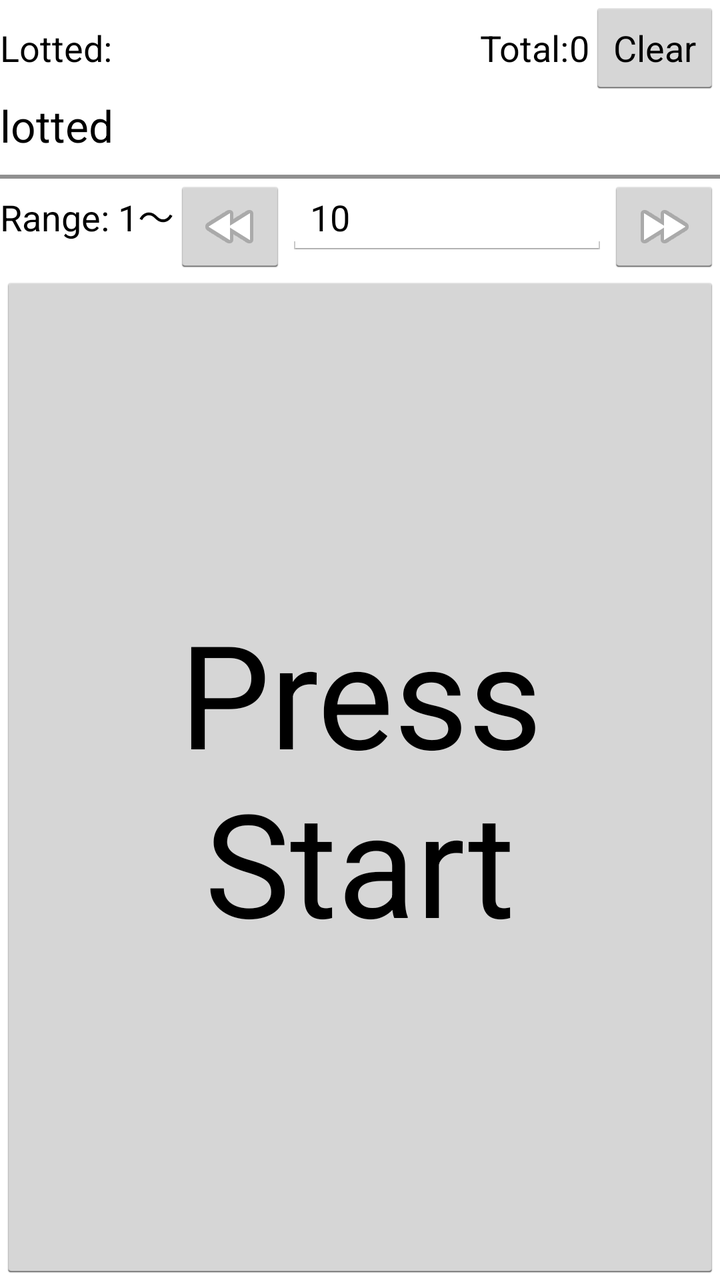
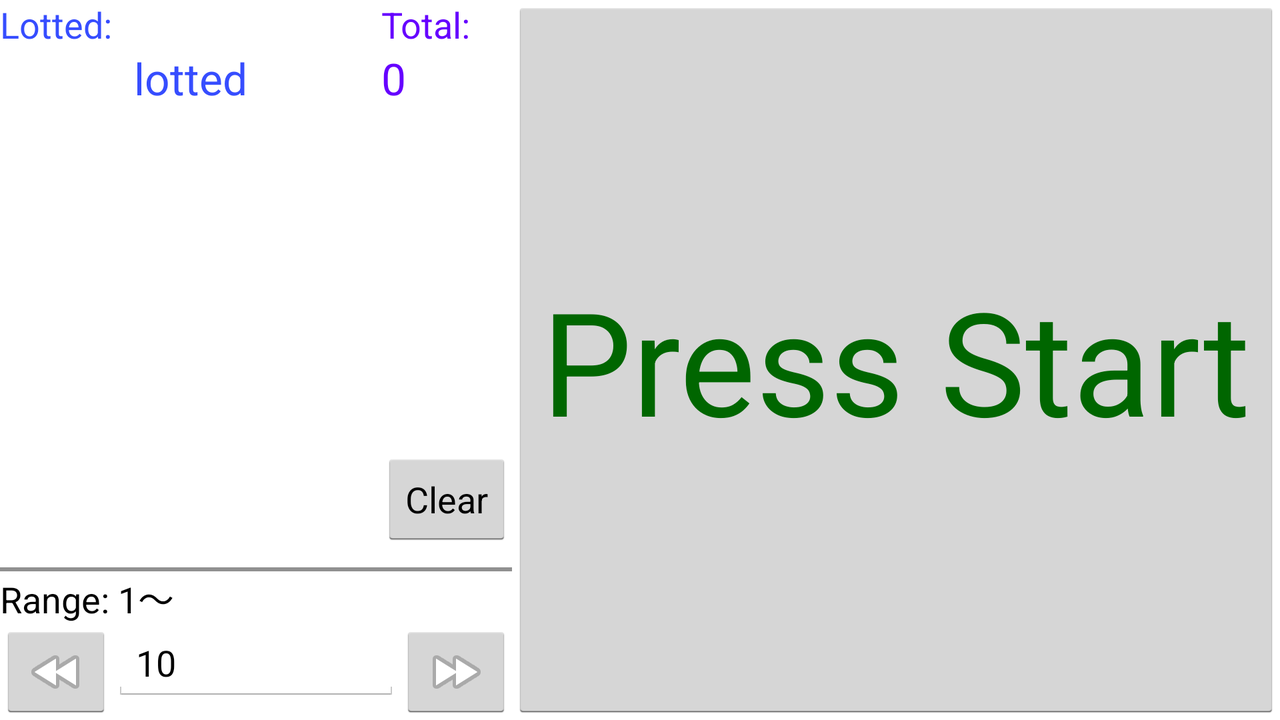

Compare how this app lays out the same screen by default and in its alternative resource folder. The renders come first, then the two layout files and the values they reference.
<!-- AndroidManifest.xml: activity theme activity_main_Theme -->
<!-- res/layout/activity_main.xml -->
<LinearLayout xmlns:android="http://schemas.android.com/apk/res/android"
    xmlns:tools="http://schemas.android.com/tools"
    android:id="@+id/LinearLayout1"
    android:layout_width="match_parent"
    android:layout_height="match_parent"
    android:orientation="vertical" >
	<LinearLayout
        android:layout_width="fill_parent"
        android:layout_height="wrap_content" >

        <TextView
            android:id="@+id/show_lotted"
            android:layout_width="fill_parent"
            android:layout_height="wrap_content"
            android:layout_weight="1"
            android:text="@string/lotted" 
            android:textAppearance="?android:attr/textAppearanceMedium"/>

        <TextView
            android:id="@+id/show_lotted_total"
            android:layout_width="wrap_content"
            android:layout_height="wrap_content"
            android:text="@string/lotted_total"
            android:textAppearance="?android:attr/textAppearanceMedium" />

        <TextView
            android:id="@+id/lotted_total"
            android:layout_width="wrap_content"
            android:layout_height="wrap_content"
            android:text="0"
            android:textAppearance="?android:attr/textAppearanceMedium" />

        <Button
            android:id="@+id/clear_lotted"
            android:layout_width="wrap_content"
            android:layout_height="wrap_content"
            android:text="@string/lotted_clear" />

    </LinearLayout>

    <HorizontalScrollView
        android:id="@+id/lotted_scrollView"
        android:layout_width="match_parent"
        android:layout_height="wrap_content" >

        <LinearLayout
            android:layout_width="fill_parent"
            android:layout_height="match_parent"
            android:orientation="horizontal" >

            <TextView
                android:id="@+id/lotted"
                android:layout_width="wrap_content"
                android:layout_height="wrap_content"
                android:text="lotted"
                android:textAppearance="?android:attr/textAppearanceLarge" />

        </LinearLayout>
    </HorizontalScrollView>
	<View android:layout_width="match_parent" android:layout_height="2dip"  
        android:background="#FF909090" android:layout_marginTop="10dip" />
    <LinearLayout
        android:layout_width="match_parent"
        android:layout_height="wrap_content" >

        <TextView
            android:id="@+id/show_lot_max"
            android:layout_width="wrap_content"
            android:layout_height="wrap_content"
            android:text="@string/lot_max_num"
            android:textAppearance="?android:attr/textAppearanceMedium" />

        <ImageButton
            android:id="@+id/lot_numMax_sub"
            android:layout_width="wrap_content"
            android:layout_height="wrap_content"
            android:src="@android:drawable/ic_media_rew" />

        <EditText
            android:id="@+id/lot_numMax"
            android:layout_width="0dip"
            android:layout_height="wrap_content"
            android:layout_weight="1"
            android:ems="10"
            android:inputType="number"
            android:maxLength="7"
            android:text="10" />

        <ImageButton
            android:id="@+id/lot_numMax_add"
            android:layout_width="wrap_content"
            android:layout_height="wrap_content"
            android:src="@android:drawable/ic_media_ff" />

    </LinearLayout>

    <Button
        android:id="@+id/lot_btn"
        android:layout_width="match_parent"
        android:layout_height="match_parent"
        android:text="@string/lot_btn_start"
        android:textSize="@dimen/lot_main_btn" />
    
    
</LinearLayout>
<!-- resources referenced by this layout -->
<resources>
  <dimen name="lot_main_btn">72dp</dimen>
  <string name="lot_btn_start">Press Start</string>
  <string name="lot_max_num">Range:  1～</string>
  <string name="lotted">Lotted: </string>
  <string name="lotted_clear">Clear</string>
  <string name="lotted_total">Total: </string>
  <!-- from res/values-v14/ -->
  <style name="activity_main_Theme" parent="android:Theme.Holo.Light.DarkActionBar" />
</resources>
<!-- res/layout-land/activity_main.xml (the repository's variant of the layout above) -->
<!-- drawn on the phone turned sideways -->
<LinearLayout xmlns:android="http://schemas.android.com/apk/res/android"
    xmlns:tools="http://schemas.android.com/tools"
    android:id="@+id/LinearLayout2"
    android:layout_width="match_parent"
    android:layout_height="match_parent" >

    <LinearLayout
        android:layout_width="match_parent"
        android:layout_height="match_parent"
        android:layout_weight="3"
        android:orientation="vertical" >

        <LinearLayout
            android:layout_width="fill_parent"
            android:layout_height="wrap_content"
            android:layout_weight="1" >

            <LinearLayout
                android:layout_width="wrap_content"
                android:layout_height="match_parent"
                android:layout_weight="1"
                android:orientation="vertical" >

                <TextView
                    android:id="@+id/show_lotted"
                    android:layout_width="wrap_content"
                    android:layout_height="wrap_content"
                    android:text="@string/lotted"
                    android:textAppearance="?android:attr/textAppearanceMedium"
                    android:textColor="@color/show_lotted" />

                <ScrollView
                    android:id="@+id/lotted_scrollView"
                    android:layout_width="match_parent"
                    android:layout_height="wrap_content"
                    android:layout_weight="1" >

                    <LinearLayout
                        android:layout_width="fill_parent"
                        android:layout_height="fill_parent"
                        android:orientation="vertical" >

                        <TextView
                            android:id="@+id/lotted"
                            android:layout_width="wrap_content"
                            android:layout_height="wrap_content"
                            android:layout_gravity="bottom|center"
                            android:text="lotted"
                            android:textAppearance="?android:attr/textAppearanceLarge"
                            android:textColor="@color/lotted" />

                    </LinearLayout>
                </ScrollView>

            </LinearLayout>

            <LinearLayout
                android:layout_width="wrap_content"
                android:layout_height="match_parent"
                android:layout_gravity="center|bottom|center_vertical|center_horizontal|fill_vertical"
                android:orientation="vertical" >

                <TextView
                    android:id="@+id/show_lotted_total"
                    android:layout_width="wrap_content"
                    android:layout_height="wrap_content"
                    android:text="@string/lotted_total"
                    android:textAppearance="?android:attr/textAppearanceMedium"
                    android:textColor="@color/show_lotted_total" />

                <TextView
                    android:id="@+id/lotted_total"
                    android:layout_width="wrap_content"
                    android:layout_height="wrap_content"
                    android:layout_weight="1"
                    android:text="0"
                    android:textAppearance="?android:attr/textAppearanceLarge"
                    android:textColor="@color/lotted_total" />

                <Button
                    android:id="@+id/clear_lotted"
                    android:layout_width="wrap_content"
                    android:layout_height="wrap_content"
                    android:layout_gravity="center"
                    android:text="@string/lotted_clear" />

            </LinearLayout>

        </LinearLayout>

        <LinearLayout
            android:layout_width="match_parent"
            android:layout_height="wrap_content"
            android:orientation="vertical" >
        </LinearLayout>

        <View
            android:layout_width="match_parent"
            android:layout_height="2dip"
            android:layout_marginTop="10dip"
            android:background="#FF909090" />

        <LinearLayout
            android:layout_width="match_parent"
            android:layout_height="wrap_content"
            android:orientation="vertical" >

            <TextView
                android:id="@+id/show_lot_max"
                android:layout_width="wrap_content"
                android:layout_height="wrap_content"
                android:text="@string/lot_max_num"
                android:textAppearance="?android:attr/textAppearanceMedium" />

            <LinearLayout
                android:layout_width="match_parent"
                android:layout_height="wrap_content" >

                <ImageButton
                    android:id="@+id/lot_numMax_sub"
                    android:layout_width="wrap_content"
                    android:layout_height="wrap_content"
                    android:src="@android:drawable/ic_media_rew" />

                <EditText
                    android:id="@+id/lot_numMax"
                    android:layout_width="0dip"
                    android:layout_height="wrap_content"
                    android:layout_weight="1"
                    android:ems="10"
                    android:inputType="number"
                    android:maxLength="7"
                    android:text="10" >

                    <requestFocus />
                </EditText>

                <ImageButton
                    android:id="@+id/lot_numMax_add"
                    android:layout_width="wrap_content"
                    android:layout_height="wrap_content"
                    android:src="@android:drawable/ic_media_ff" />
            </LinearLayout>

        </LinearLayout>
    </LinearLayout>

    <Button
        android:id="@+id/lot_btn"
        android:layout_width="match_parent"
        android:layout_height="match_parent"
        android:layout_gravity="top|left"
        android:layout_weight="2"
        android:text="@string/lot_btn_start"
        android:textColor="@color/lot_btn"
        android:textSize="@dimen/lot_main_btn" />

</LinearLayout>
<!-- resources referenced by the variant -->
<!-- as the phone turned sideways resolves them -->
<resources>
  <color name="lot_btn">#006600</color>
  <color name="lotted">#364DFF</color>
  <color name="lotted_total">#6600FF</color>
  <color name="show_lotted">#364DFF</color>
  <color name="show_lotted_total">#6600FF</color>
  <dimen name="lot_main_btn">72dp</dimen>
  <string name="lot_btn_start">Press Start</string>
  <string name="lot_max_num">Range:  1～</string>
  <string name="lotted">Lotted: </string>
  <string name="lotted_clear">Clear</string>
  <string name="lotted_total">Total: </string>
  <!-- from res/values-v14/ -->
  <style name="activity_main_Theme" parent="android:Theme.Holo.Light.DarkActionBar" />
</resources>
